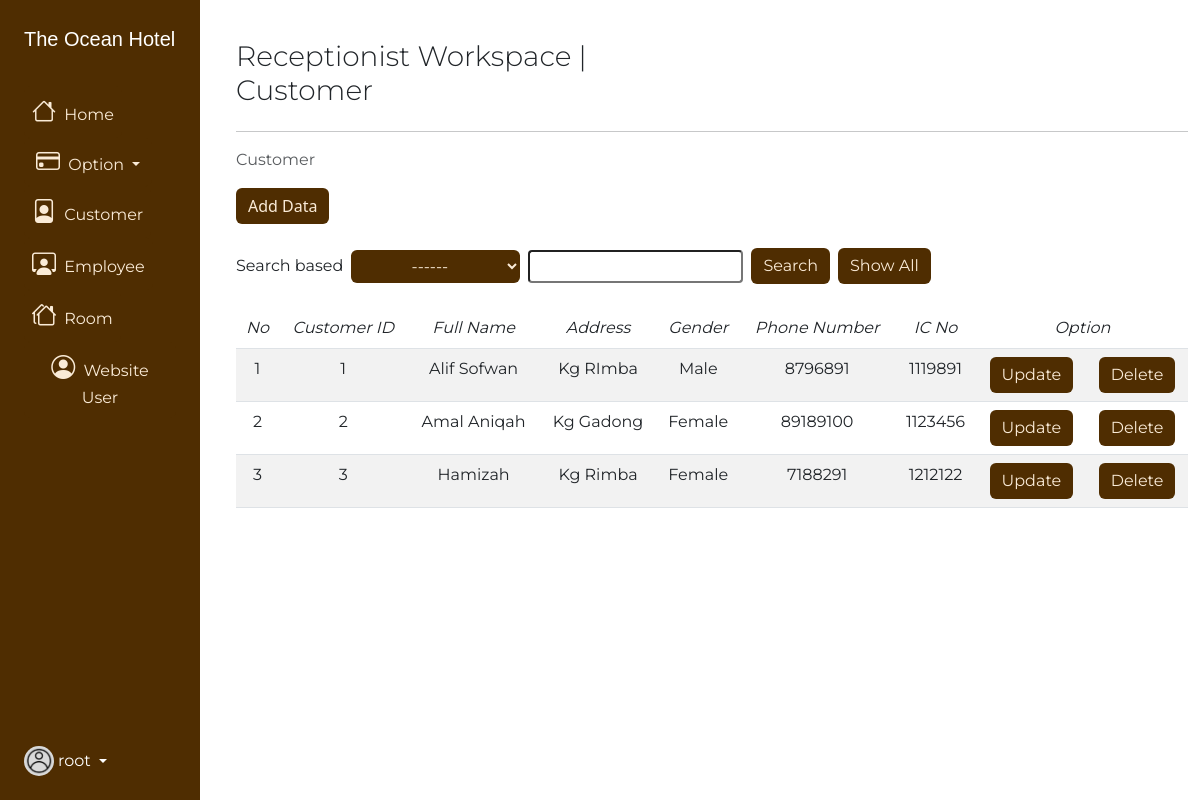
The app's page /manager/show_pengunjung.php with its own data.
### tables this page shows
CREATE TABLE `customer` (
  `customer_id` int(10) NOT NULL,
  `customer_name` varchar(30) NOT NULL,
  `address` varchar(20) NOT NULL,
  `gender` enum('Male','Female') NOT NULL,
  `phonenumber` varchar(20) NOT NULL,
  `ic_no` int(11) NOT NULL
);

### koneksi.php (called while the page is built, shortened)
<?php
$username = "root";
?>

### manager/show_pengunjung.php (the view, shortened to what this page needs)
<?php
include '../koneksi.php';
?>
<!doctype html>
<html lang="en">
  <head>
    <link rel="stylesheet" href="../css/style.css">
    <link rel="stylesheet" href="https://cdn.jsdelivr.net/npm/bootstrap-icons@1.10.3/font/bootstrap-icons.css">
    <link href="https://cdn.jsdelivr.net/npm/bootstrap@5.3.0-alpha1/dist/css/bootstrap.min.css" rel="stylesheet">
  </head>
  <body>
		<div>
			<div class="row flex-nowrap gap-4">
				<div class="col-auto col-md-3 col-xl-2 px-sm-2 px-0 text-primary" style="background-color: #4f2d01;">
					<div class="d-flex flex-column align-items-center align-items-sm-start px-3 pt-4 gap-3 text-white min-vh-100">
						<a href="index.php" class="d-flex align-items-center pb-3 mb-md-0 me-md-auto text-white text-decoration-none">
							<span class="fs-5 d-none d-sm-inline font-leyton">The Ocean Hotel</span>
						</a>
						<ul class="nav nav-pills flex-column mb-sm-auto mb-0 align-items-center align-items-sm-start font-montserrat" id="menu">
							<li class="nav-item">
								<a class="nav-link align-middle p-2 btn btn-dark btn-md" href="index.php">
									<i class="bi bi-house fs-4"></i>
									<span class="ms-1 d-none d-sm-inline">Home</span>
								</a>
							</li>
							<li class="nav-item">
								<div class="dropdown">
									<a class="btn btn-dark btn-md dropdown-toggle" href="#" role="button" data-bs-toggle="dropdown" aria-expanded="false">
										<i class="fs-4 bi bi-credit-card"></i>
										<span class="ms-1 d-none d-sm-inline">Option</span>
									</a>
								</div>
							</li>
							<li class="nav-item">
								<a href="show_pengunjung.php" class="nav-link align-middle p-2 btn btn-dark btn-md active" aria-current="page">
									<i class="fs-4 bi bi-file-person"></i>
									<span class="ms-1 d-none d-sm-inline">Customer</span>
								</a>
							</li>
							<li class="nav-item">
								<a href="show_karyawan.php" class="nav-link align-middle p-2 btn btn-dark btn-md">
									<i class="fs-4 bi bi-person-workspace"></i>
									<span class="ms-1 d-none d-sm-inline">Employee</span>
								</a>
							</li>
							<li class="nav-item">
								<a href="show_kamar.php" class="nav-link align-middle p-2 btn btn-dark btn-md">
									<i class="fs-4 bi bi-houses"></i>
									<span class="ms-1 d-none d-sm-inline">Room</span>
								</a>
							</li>
							<li class="nav-item">
								<a href="show_website_user.php" class="nav-link align-middle p-2 btn btn-dark btn-md">
									<i class="fs-4 bi bi-person-circle"></i>
									<span class="ms-1 d-none d-sm-inline">Website User</span>
								</a>
							</li>
						</ul>
						<div class="dropdown pb-4 font-montserrat">
							<a href="#" class="d-flex align-items-center text-white text-decoration-none dropdown-toggle" id="dropdownUser1" data-bs-toggle="dropdown" aria-expanded="false">
								<img src="../img/user.png" alt="hugenerd" width="30" height="30" class="rounded-circle">
								<span class="d-none d-sm-inline mx-1"><?php echo $username?></span>
							</a>
						</div>
					</div>
				</div>
				<div class="col py-3 ml-2">
					<div class="container">
						<header class="mt-4 row">
							<div class="col">
								<h3 class="fw-light font-montserrat">Receptionist Workspace | Customer</h3>
							</div>
							<div class="col d-flex justify-content-end align-items-center">
							</div>
						</header>
						<hr>
						<nav aria-label="breadcrumb">
							<ol class="breadcrumb font-montserrat">
								<li class="breadcrumb-item active" aria-current="page">Customer</li>
							</ol>
						</nav>
						<main class="mt-3">
							<section>
								<a href="add_pengunjung.php" class="btn btn-dark btn-md font-montserrat">Add Data</a>
							</section>
							<section class="mt-4">
										<form action="" method="post">
											<div class="d-flex align-items-center flex-wrap gap-2 font-montserrat">
												<div class="">
													<label for="">Search based</label>
												</div>
												<div class="">
													<select name="choose" id="search" class="btn btn-dark btn-md">
														<option value="">------</option>
													</select>
												</div>
												<div class="">
													<input type="text" name="searchtext" class="form-control-sm">
												</div>
												<div class="">
													<input type="submit" name="search" value="Search" class="btn btn-dark btn-md">
												</div>
												<div class="">
													<input type="submit" name="all" value="Show All" class="btn btn-dark btn-md">
												</div>
											</div>
										</form>
							</section>
							<section class="table-responsive-md font-montserrat mt-4">
								<table class="table table-striped text-center">
									<thead>
										<tr>
											<th scope="col" class="fst-italic fw-normal">No</th>
											<th scope="col" class="fst-italic fw-normal">Customer ID</th>
											<th scope="col" class="fst-italic fw-normal">Full Name</th>
											<th scope="col" class="fst-italic fw-normal">Address</th>
											<th scope="col" class="fst-italic fw-normal">Gender</th>
											<th scope="col" class="fst-italic fw-normal">Phone Number</th>
											<th scope="col" class="fst-italic fw-normal">IC No</th>
											<th scope="col" colspan="2" class="fst-italic fw-normal">Option</th>
										</tr>
									</thead>
									<tbody>
										<?php
										include '../koneksi.php';
										$input_customer = "";
										if (isset($_POST['search'])) {
											$option = $_POST['choose'];
											$data_name = $_POST['searchtext'];
											$input_customer = mysqli_query($koneksi, "SELECT * FROM customer WHERE $option LIKE '%$data_name%'");
										}
										else{
											$input_customer = mysqli_query($koneksi, "SELECT * FROM customer");
										}
										?>
										<?php
										include "../koneksi.php";
										$no = 1;
										foreach ($input_customer as $row) {
											echo "<tr>
															<td>$no</td>
															<td>" . $row['customer_id'] . "</td>
															<td>" . $row['customer_name'] . "</td>
															<td>" . $row['address'] . "</td>
															<td>" . $row['gender'] . "</td>
															<td>" . $row['phonenumber'] . "</td>
															<td>" . $row['ic_no'] . "</td>
															<td>
																	<a href='update_pengunjung.php?customer_id=$row[customer_id]' class='btn btn-dark btn-md'>Update</a>
															</td>
															<td>
																	<a href='delete/delete_pengunjung.php?customer_id=$row[customer_id]' class='btn btn-dark btn-md'>Delete</a>
															</td>
														</tr>";
											$no++;
										}
										?>
									</tbody>
								</table>
							</section>
						</main>
					</div>
				</div>
			</div>
		</div>
  </body>
</html>

### css/style.css (style rules this page uses)
.row { --bs-gutter-x: 0 !important; }
.font-leyton { font-family: 'leyton', sans-serif; }
.font-montserrat { font-family: 'montserrat-200', sans-serif; }
.btn-dark { background-color: rgb(79, 45, 1) !important; border: none !important; color: antiquewhite !important; }
.text-primary { --bs-text-opacity: 1; color: antiquewhite !important; }

### records on screen
customer: customer_id "1", customer_name "Alif Sofwan", address "Kg RImba", gender "Male", phonenumber "8796891", ic_no "1119891"
customer: customer_id "2", customer_name "Amal Aniqah", address "Kg Gadong", gender "Female", phonenumber "89189100", ic_no "1123456"
customer: customer_id "3", customer_name "Hamizah", address "Kg Rimba", gender "Female", phonenumber "7188291", ic_no "1212122"

### other values on screen
$username "root"
